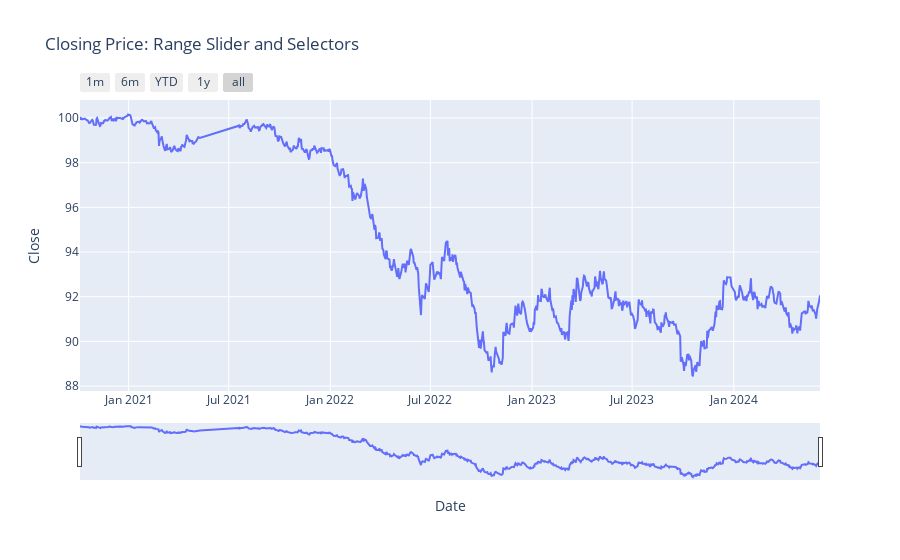

The cell this chart's notebook holds for it:
### Markdown cell above
Como se mencionó anteriormente, "al investigar datos históricos de precios de acciones, utilice el precio de cierre como medida estándar del valor de las acciones".

Así que intentemos visualizar el precio de cierre del conjunto de datos usando plotly

### Code cell
fig = px.line(data,x="Date",y="Close",title="Closing Price: Range Slider and Selectors")
fig.update_xaxes(rangeslider_visible=True,rangeselector=dict(
    buttons=list([
        dict(count=1,label="1m",step="month",stepmode="backward"),
        dict(count=6,label="6m",step="month",stepmode="backward"),
        dict(count=1,label="YTD",step="year",stepmode="todate"),
        dict(count=1,label="1y",step="year",stepmode="backward"),
        dict(step="all")
])))

### Figure 1 — Plotly figure (JSON) as saved in the notebook; plotly's stock layout.template omitted (floating-point values rounded to 4 significant figures; data arrays with more than 128 entries replaced by an {"elided": "..."} marker saying what was removed)
{"data": [{"hovertemplate": "Date=%{x}<br>Close=%{y}<extra></extra>", "legendgroup": "", "line": {"color": "#636efa", "dash": "solid"}, "marker": {"symbol": "circle"}, "mode": "lines", "name": "", "orientation": "v", "showlegend": false, "type": "scatter", "x": {"elided": "876 str values"}, "xaxis": "x", "y": {"elided": "876 float values"}, "yaxis": "y"}], "layout": {"legend": {"tracegroupgap": 0}, "title": {"text": "Closing Price: Range Slider and Selectors"}, "xaxis": {"anchor": "y", "domain": [0, 1], "rangeselector": {"buttons": [{"count": 1, "label": "1m", "step": "month", "stepmode": "backward"}, {"count": 6, "label": "6m", "step": "month", "stepmode": "backward"}, {"count": 1, "label": "YTD", "step": "year", "stepmode": "todate"}, {"count": 1, "label": "1y", "step": "year", "stepmode": "backward"}, {"step": "all"}]}, "rangeslider": {"visible": true}, "title": {"text": "Date"}}, "yaxis": {"anchor": "x", "domain": [0, 1], "title": {"text": "Close"}}}}
